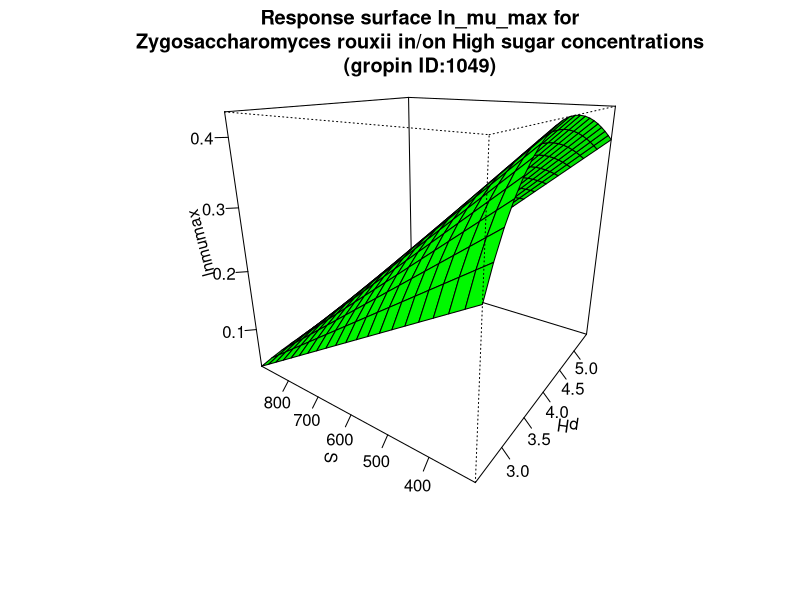

Generate this figure with R:
#############################
# start of Parameter script
#############################
pH <- seq(2.5025,5.4945054945055,length.out=21)
S <- seq(300.3,899.100899100899,length.out=21)
#############################
# end of Parameter script
#############################
############################# 
# start of Model script Gropin ID 1049 
#############################
 
# constant coefficients for this model
 
variables <- data.frame(pH,S)
argumentsPar <- unique.data.frame(expand.grid(variables))
 
# heart of the model
response_surface <- function(pH,S) {
   mumax <-(-1.4*(1-1.9/pH)*(1-exp(1-pH/10.4))*(1-S/980))

	return(mumax=mumax)
} 

# output parameters
responseSurface <- cbind(argumentsPar,response_surface(argumentsPar['pH'],argumentsPar['S']))
colnames(responseSurface) <- c(colnames(argumentsPar),'lnmumax')
#############################
# End of Model script
#############################
############################# 
# start of Visualisation script Gropin ID 1049 
#############################
titleText <-'Response surface ln_mu_max for
Zygosaccharomyces rouxii in/on High sugar concentrations
(gropin ID:1049)'
persp(pH,S,matrix(unlist(responseSurface$'lnmumax'),nrow=21),col = 'green',xlab='pH',ylab='S',zlab='lnmumax',main=titleText,theta=305,phi=20,shade=0.25,ticktype = 'detailed')
#############################
# End of Visualisation script
#############################
